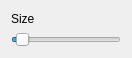
<?xml version="1.0" encoding="UTF-8"?>
<ui version="4.0">
 <class>penOptions</class>
 <widget class="QWidget" name="penOptions">
  <property name="geometry">
   <rect>
    <x>0</x>
    <y>0</y>
    <width>132</width>
    <height>58</height>
   </rect>
  </property>
  <property name="windowTitle">
   <string/>
  </property>
  <layout class="QVBoxLayout" name="verticalLayout">
   <item>
    <widget class="QLabel" name="sizeLabel">
     <property name="text">
      <string>Size</string>
     </property>
    </widget>
   </item>
   <item>
    <widget class="QSlider" name="sizeSlider">
     <property name="minimum">
      <number>1</number>
     </property>
     <property name="maximum">
      <number>100</number>
     </property>
     <property name="value">
      <number>5</number>
     </property>
     <property name="orientation">
      <enum>Qt::Horizontal</enum>
     </property>
    </widget>
   </item>
  </layout>
 </widget>
 <resources/>
 <connections/>
</ui>
